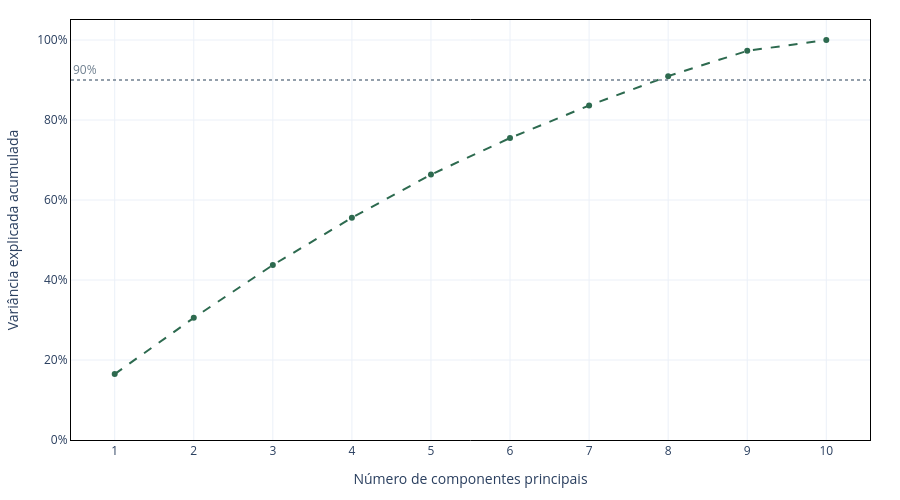

The code cell stored with this chart in its notebook:
### Code cell
import plotly.graph_objects as go

# 1. PCA completo
pca_full = PCA(n_components=None)
pca_full.fit(z_mean)

# 2. Dados
variancia_acumulada = np.cumsum(pca_full.explained_variance_ratio_)
num_componentes = np.arange(1, len(variancia_acumulada) + 1)
n_90 = int(np.argmax(variancia_acumulada >= 0.90) + 1)

viridis_color = '#2D6A4F'
figuras_dir = BASE_DIR / 'images'
figuras_dir.mkdir(parents=True, exist_ok=True)

axis_style = dict(
    showline=True, linewidth=1, linecolor='black', mirror=True
)

# 3. Scree Plot
fig_scree = go.Figure()

fig_scree.add_trace(
    go.Scatter(
        x=num_componentes,
        y=variancia_acumulada,
        mode='lines+markers',
        marker=dict(color=viridis_color, size=6),
        line=dict(color=viridis_color, dash='dash'),
        name='Variância acumulada'
    )
)
fig_scree.add_hline(
    y=0.90,
    line=dict(color='slategrey', dash='dot', width=1.5),
    annotation_text='90%',
    annotation_position='top left',
    annotation_font=dict(color='slategrey')
)

fig_scree.update_xaxes(
    title_text='Número de componentes principais',
    tickvals=list(num_componentes),
    **axis_style
)
fig_scree.update_yaxes(
    title_text='Variância explicada acumulada',
    tickformat='.0%',
    range=[0, 1.05],
    **axis_style
)
fig_scree.update_layout(
    template='plotly_white',
    width=900,
    height=500,
    margin=dict(l=60, r=30, t=20, b=60),
    legend=dict(title='', x=0.02, y=0.98, xanchor='left', yanchor='top')
)

output_scree = figuras_dir / f'latent_scree_{RUN_ID}_epoch_{EPOCH}.png'
fig_scree.write_image(output_scree, format='png', width=900, height=500, scale=300 / 96)
fig_scree.show()
print(f'Salvo: {output_scree}')
print(f'Variância total com {len(num_componentes)} componentes: {variancia_acumulada[-1]:.2%}')
print(f'Componentes para atingir 90%: {n_90}')

### Figure 1 — Plotly figure (JSON) as saved in the notebook; plotly's stock layout.template omitted (floating-point values rounded to 4 significant figures)
{"data": [{"line": {"color": "#2D6A4F", "dash": "dash"}, "marker": {"color": "#2D6A4F", "size": 6}, "mode": "lines+markers", "name": "Variância acumulada", "type": "scatter", "x": [1, 2, 3, 4, 5, 6, 7, 8, 9, 10], "y": [0.1648, 0.3053, 0.4374, 0.5556, 0.6635, 0.7551, 0.8363, 0.9096, 0.9729, 1.0]}], "layout": {"annotations": [{"font": {"color": "slategrey"}, "showarrow": false, "text": "90%", "x": 0, "xanchor": "left", "xref": "x domain", "y": 0.9, "yanchor": "bottom", "yref": "y"}], "height": 500, "legend": {"title": {"text": ""}, "x": 0.02, "xanchor": "left", "y": 0.98, "yanchor": "top"}, "margin": {"b": 60, "l": 60, "r": 30, "t": 20}, "shapes": [{"line": {"color": "slategrey", "dash": "dot", "width": 1.5}, "type": "line", "x0": 0, "x1": 1, "xref": "x domain", "y0": 0.9, "y1": 0.9, "yref": "y"}], "width": 900, "xaxis": {"linecolor": "black", "linewidth": 1, "mirror": true, "showline": true, "tickvals": [1, 2, 3, 4, 5, 6, 7, 8, 9, 10], "title": {"text": "Número de componentes principais"}}, "yaxis": {"linecolor": "black", "linewidth": 1, "mirror": true, "range": [0, 1.05], "showline": true, "tickformat": ".0%", "title": {"text": "Variância explicada acumulada"}}}}
